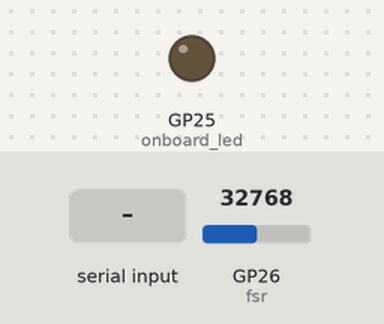
Bench run of a program on a simulated Raspberry Pi Pico running MicroPython. Parts: output pins drawn as LEDs (lit = HIGH). The test bench sets the inputs (shaded band); at power-on: GP26 (fsr) = 32768 (analog values on the 0–65535 scale). Files the program writes start out absent; what the program prints to the serial console is not drawn.

Above: at 1.2 s.
1.3 s: "5" typed at the serial console, then Enter
At 2.1 s:
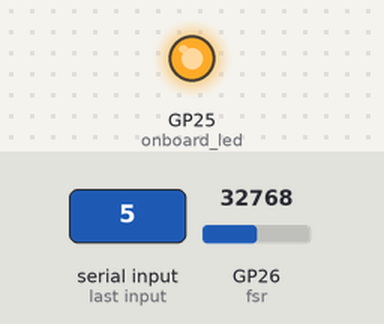
2.8 s: "90" typed at the serial console, then Enter
At 3.4 s:
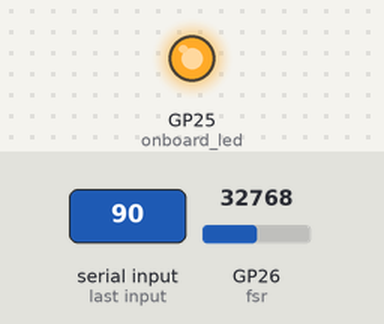
5.8 s: "200" typed at the serial console, then Enter
At 11.0 s:
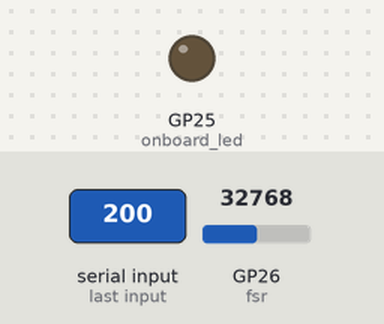
Timing chart, 0 to 12.5 s (numbered marks = the images above; inputs shaded):
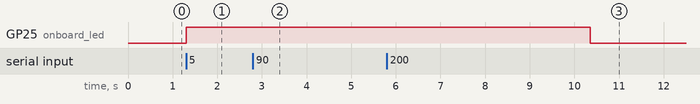

The program:

force_calibration.py
```python
"""
Collects Grove FSR (A0→GP26) calibration readings on a Raspberry Pi Pico and
appends trial, target weight, time, raw, and voltage values to csv.
"""

from machine import ADC, Pin
import time
import os

# Setup the sensor
fsr = ADC(Pin(26))  # Grove A0 → GP26 (ADC0)
VREF = 3.3  # Grove Shield set to 3.3v

# Setup the onboard LED
onboard_led = Pin(25, Pin.OUT)

# Settings
samples_per_weight = 3   # Number of trials per target weight
capture_duration = 3.0   # Seconds of capture per trial
interval = 0.05          # Sampling interval (~20 Hz)
filename = 'force_calibration.csv'

# Calibration target weights (g) — starting at 25 g due to preload
target_weights = [
    25, 50, 75, 100, 150, 200, 250, 300, 350, 400,
    450, 500, 600, 700, 800, 900, 1000, 1200, 1500
]

# Check if file exists for header
file_exists = filename in os.listdir()

# Open file in append mode once
with open(filename, 'a') as f:
    if not file_exists:
        f.write('trial,target_g,time_s,raw,voltage\n')

    print('\n--- FSR CALIBRATION CAPTURE ---')
    print(f'This will record {samples_per_weight} trials for each target weight.')
    print(f'Each capture lasts {capture_duration} seconds (~{int(capture_duration/interval)} samples).')
    print('Press ENTER when the scale is stable at the target value.\n')

    trial = 1

    # Loop over target weights
    for target in target_weights:
        print(f'\nNext target: {target} g')

        # Repeat readings for each weight
        for rep in range(1, samples_per_weight + 1):
            input(f'Trial {trial}: Press ENTER to record (target {target} g) → ')

            print(f'Capturing for {capture_duration} seconds...')
            onboard_led.value(1)  # LED on

            start = time.ticks_ms()

            # Capture all samples with timestamps
            while time.ticks_diff(time.ticks_ms(), start) < capture_duration * 1000:
                elapsed = time.ticks_diff(time.ticks_ms(), start) / 1000  # seconds since start
                value = fsr.read_u16()  # Read raw ADC (0–65535)
                voltage = (value / 65535) * VREF  # Convert to voltage
                f.write(f'{trial},{target},{elapsed:.3f},{value},{voltage:.4f}\n')
                time.sleep(interval)  # Wait before next sample

            f.flush()  # Ensure data is written safely

            onboard_led.value(0)  # LED off
            print(f'Trial {trial} complete and appended to {filename}')
            trial += 1

print(f'\nAll calibration readings appended to {filename}')
```

Measured:
- after the input at 1.3 s, GP25 (onboard_led): LOW → HIGH at once
- after the input at 2.8 s, GP25 (onboard_led): stays HIGH (without the input it goes to LOW after 1.5 s)
- after the input at 5.8 s, GP25 (onboard_led): HIGH → LOW after 4.6 s instead of 1.5 s
